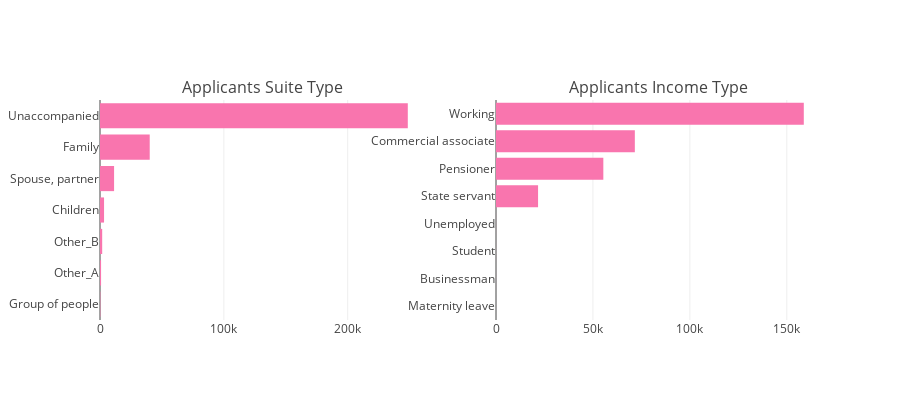

This figure's notebook cell:
### Code cell
tr0 = bar_hor(app_train, "NAME_TYPE_SUITE", "Distribution of CODE_GENDER Variable" ,"#f975ae", w=700, lm=100, return_trace= True)
tr1 = bar_hor(app_train, "NAME_INCOME_TYPE", "Distribution of CODE_GENDER Variable" ,"#f975ae", w=700, lm=100, return_trace= True)

fig = tools.make_subplots(rows=1, cols=2, print_grid=False, subplot_titles = ['Applicants Suite Type' , 'Applicants Income Type'])
fig.append_trace(tr0, 1, 1);
fig.append_trace(tr1, 1, 2);
fig['layout'].update(height=400, showlegend=False, margin=dict(l=100));
iplot(fig);

### Figure 1 — Plotly figure (JSON) as saved in the notebook; plotly's stock layout.template omitted (floating-point values rounded to 4 significant figures)
{"data": [{"marker": {"color": "#f975ae"}, "orientation": "h", "type": "bar", "x": [271, 866, 1770, 3267, 11370, 40149, 248526], "xaxis": "x1", "y": ["Group of people", "Other_A", "Other_B", "Children", "Spouse, partner", "Family", "Unaccompanied"], "yaxis": "y1"}, {"marker": {"color": "#f975ae"}, "orientation": "h", "type": "bar", "x": [5, 10, 18, 22, 21703, 55362, 71617, 158774], "xaxis": "x2", "y": ["Maternity leave", "Businessman", "Student", "Unemployed", "State servant", "Pensioner", "Commercial associate", "Working"], "yaxis": "y2"}], "layout": {"annotations": [{"font": {"size": 16}, "showarrow": false, "text": "Applicants Suite Type", "x": 0.225, "xanchor": "center", "xref": "paper", "y": 1, "yanchor": "bottom", "yref": "paper"}, {"font": {"size": 16}, "showarrow": false, "text": "Applicants Income Type", "x": 0.775, "xanchor": "center", "xref": "paper", "y": 1, "yanchor": "bottom", "yref": "paper"}], "height": 400, "margin": {"l": 100}, "showlegend": false, "xaxis1": {"anchor": "y1", "domain": [0, 0.45]}, "xaxis2": {"anchor": "y2", "domain": [0.55, 1]}, "yaxis1": {"anchor": "x1", "domain": [0, 1]}, "yaxis2": {"anchor": "x2", "domain": [0, 1]}}}
